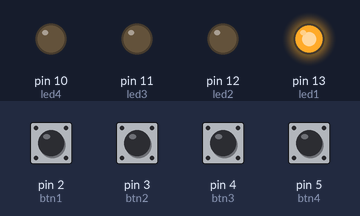
Recording of a sketch running on a simulated Arduino Uno, built with avr-gcc and run on an emulated ATmega328P. Shown: output pins drawn as LEDs (lit = HIGH). Dashed ring = blinking. The test bench sets the inputs (shaded band); at power-on: pin 2 (btn1), pin 3 (btn2), pin 4 (btn3), pin 5 (btn4) HIGH.

Above: at 1.2 s.
1.3 s: pin 2 (btn1) pulled LOW for 0.15 s
4.4 s: pin 3 (btn2) pulled LOW for 0.15 s
At 6.4 s:
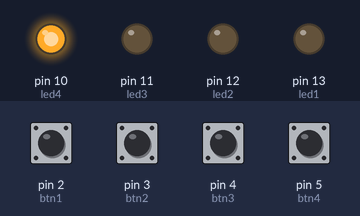
7.5 s: pin 2 (btn1) pulled LOW for 1 s
At 11.0 s:
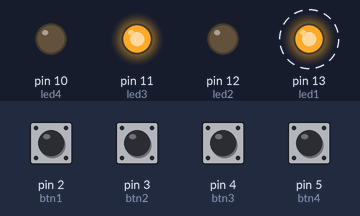
11.5 s: pin 3 (btn2) pulled LOW for 1 s
At 13.2 s:
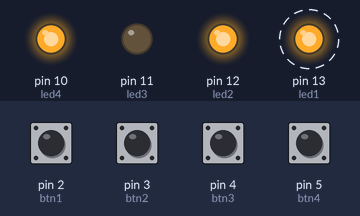
15.5 s: pin 4 (btn3) pulled LOW for 0.15 s
At 17.2 s:
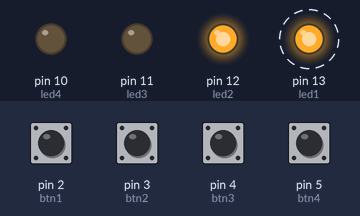
18.6 s: pin 4 (btn3) pulled LOW for 1 s
At 21.0 s:
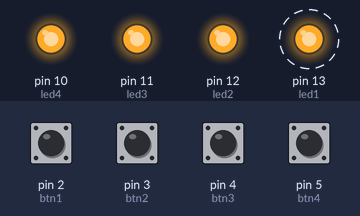
Timing chart, 0 to 41.9 s (numbered marks = the images above; inputs shaded):
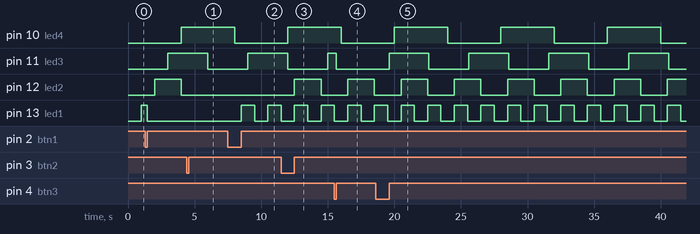

The sketch:

ex_2_en.ino
```cpp
/*
4 Buttons and 4 LEDs
Pressing BTN1, led 1 blinks with 1s frequency
Pressing BTN2, led 1 blinks with 2s frequency
Pressing BTN3, led 1 blinks with 3s frequency
Pressing BTN4, led 1 blinks with 4s frequency
*/

// -> Setting Leds and buttons pins according to arduino connection
int btn1 = 2;
int btn2 = 3;
int btn3 = 4;
int btn4 = 5;

int led1 = 13;
int led2 = 12;
int led3 = 11;
int led4 = 10;
//


// -> Variables to catch buttons states. (Atual = current, Anterior = previous)
int btn1Atual;
int btn1Anterior;

int btn2Atual;
int btn2Anterior;

int btn3Atual;
int btn3Anterior;

int btn4Atual;
int btn4Anterior;
//


// -> Variables to use in press event. One press (set 1) another press (set -1). Starts with nothing pressed
int btn1Ativo = -1;
int btn2Ativo = -1;
int btn3Ativo = -1;
int btn4Ativo = -1;
//


// -> Variables to store time after press buton and compare after with global time
unsigned long tempoInicial1 = 0;
unsigned long tempoInicial2 = 0;
unsigned long tempoInicial3 = 0;
unsigned long tempoInicial4 = 0;
//


// -> Settings frequency of led blinks (1000 = 1000ms = 1s)
const long intervalo1 = 1000;
const long intervalo2 = 2000;
const long intervalo3 = 3000;
const long intervalo4 = 4000;
//

void setup() {

	// -> OUTPUT LEDs.
	pinMode(led1, OUTPUT);
	pinMode(led2, OUTPUT);
	pinMode(led3, OUTPUT);
	pinMode(led4, OUTPUT);

	// -> INPUT BUTTONS.
	pinMode(btn1, INPUT);
	pinMode(btn2, INPUT);
	pinMode(btn3, INPUT);
	pinMode(btn4, INPUT);

	// -> Start with all LEDs in LOW state
	digitalWrite(led1, LOW);
	digitalWrite(led2, LOW);
	digitalWrite(led3, LOW);
	digitalWrite(led4, LOW);
}

void loop() {

	// -> Store global time in variable (tempoTotal). Running time after arduino starts.....
	unsigned long tempoTotal = millis();

	// Current State of each button (starts all in LOW state - nothing is pressed)
	btn1Atual = digitalRead(btn1);
	btn2Atual = digitalRead(btn2);
	btn3Atual = digitalRead(btn3);
	btn4Atual = digitalRead(btn4);

  // switch para o botao 1 ------------------------------------------------------

	// -> If actualState is different of previousState of the button, execute! After start all buttons are in
	//	low state... don't execute this step. but after press, actualState is HIGH and previous is LOW and then
	//	execute this if condition!!
	if (btn1Atual != btn1Anterior){

		// If buttonSate is HIGH, just multiply variable that controls if button was pressed or not. Pressed = 1, not pressed = -1.
		if (digitalRead(btn1) == HIGH){

			btn1Ativo *= -1;

      // --> ELSE to do something on button release if you want.....
		} else {}

	// -> ELSE that execute if states (actual and previous) are the same as in the beggining or after pressed.
	} else {

		// -> If it was the first press (==1), second press (==-1)
		if (btn1Ativo == 1){

			// -> first press, need to calculate time and verify if 1 second passed after press. It's simple... just take tempoTotal (global time running)
			//	minus tempoInicial (time get after press. Start = 0) and verify if it is >= interval (frequency). If it is, change led STATE. If not, don't
			//	execute. go to else that do nothing.
			if (tempoTotal - tempoInicial1 >= intervalo1){

				// Update variable after satisfy condition of 1 second. Partial time = global time and start checking again......

				tempoInicial1 = tempoTotal;

				// change led state
				digitalWrite(led1, !digitalRead(led1));

			// -> ELSE do something while is checking 1s... I didn't code anything... you can add a buzzer scale... hehe :)
			} else {}

		// -> ELSE if is the 2nd press... one press turn on blink, 2nd, turn off!!
		} else {
			digitalWrite(led1, LOW);
		}
	}

	// Update button state (actual and previous)
	btn1Anterior = btn1Atual;

    // same code to button 2..........................................................................
	if (btn2Atual != btn2Anterior){

		if (digitalRead(btn2) == HIGH){

			btn2Ativo *= -1;


		} else {}
	} else {

		if (btn2Ativo == 1){


			if (tempoTotal - tempoInicial2 >= intervalo2){
				tempoInicial2 = tempoTotal;
				digitalWrite(led2, !digitalRead(led2));
			} else {}

		} else {
			digitalWrite(led2, LOW);
		}
	}
	btn2Anterior = btn2Atual;

    // same code to button 3..........................................................................

	if (btn3Atual != btn3Anterior){

		if (digitalRead(btn3) == HIGH){

			btn3Ativo *= -1;

		} else {}
	} else {

		if (btn3Ativo == 1){


			if (tempoTotal - tempoInicial3 >= intervalo3){
				tempoInicial3 = tempoTotal;
				digitalWrite(led3, !digitalRead(led3));
			} else {}

		} else {
			digitalWrite(led3, LOW);
		}
	}
	btn3Anterior = btn3Atual;

    // same code to button 4..........................................................................

	if (btn4Atual != btn4Anterior){

		if (digitalRead(btn4) == HIGH){

			btn4Ativo *= -1;

		} else {}
	} else {

		if (btn4Ativo == 1){


			if (tempoTotal - tempoInicial4 >= intervalo4){
				tempoInicial4 = tempoTotal;
				digitalWrite(led4, !digitalRead(led4));
			} else {
			}

		} else {
			digitalWrite(led4, LOW);
		}
	}
	btn4Anterior = btn4Atual;

}
```

Measured:
- after the input at 4.4 s, pin 12 (led2): stays LOW (without the input it goes to HIGH after 1.6 s)
- after the input at 7.5 s, pin 13 (led1): alternates HIGH for 1.0 s and LOW for 1.0 s, starting after 1.0 s
- after the input at 11.5 s, pin 12 (led2): LOW → HIGH after 1.0 s, → LOW 2.0 s later
- after the input at 15.5 s, pin 11 (led3): HIGH → LOW after 0.15 s instead of 2.5 s
- after the input at 18.6 s, pin 11 (led3): alternates HIGH for 3.0 s and LOW for 3.0 s, starting after 1.0 s
- by itself, pin 10 (led4): alternates HIGH for 4.0 s and LOW for 4.0 s
